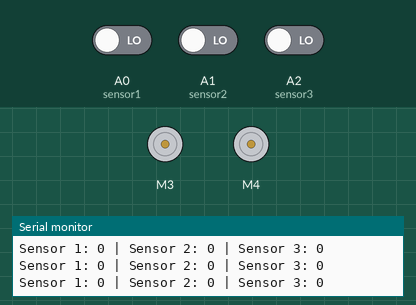
Simulated run of this sketch. Board: Arduino Uno, built with avr-gcc and run on an emulated ATmega328P. Shown: 2 × DC motor (green arrow = forward, orange = backward, longer = faster), the last lines printed to the serial monitor. The test bench sets the inputs (shaded band); at power-on: A0 (sensor1) LOW, A1 (sensor2) LOW, A2 (sensor3) LOW.

Above: at 1.2 s.
1.3 s: A0 (sensor1) driven HIGH and A1 (sensor2) driven HIGH
At 2.5 s:
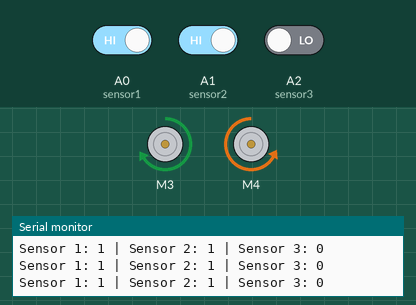
3.5 s: A0 (sensor1) driven LOW
At 4.5 s:
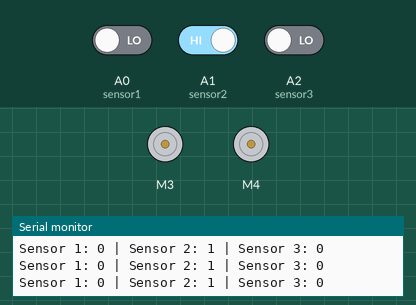
6.5 s: A2 (sensor3) driven HIGH
At 8.2 s:
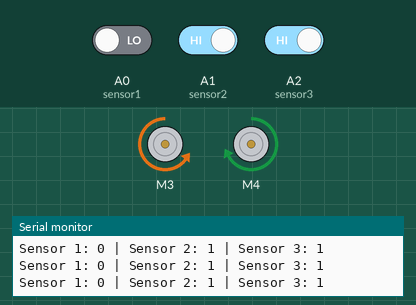
9.5 s: A2 (sensor3) driven LOW
At 10.8 s:
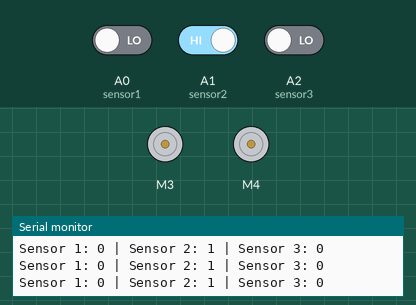
12.5 s: A0 (sensor1) driven HIGH and A1 (sensor2) driven LOW and A2 (sensor3) driven HIGH
At 13.7 s:
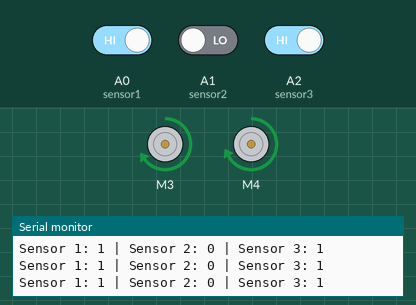
Timing chart, 0 to 58.2 s (numbered marks = the images above; inputs shaded):
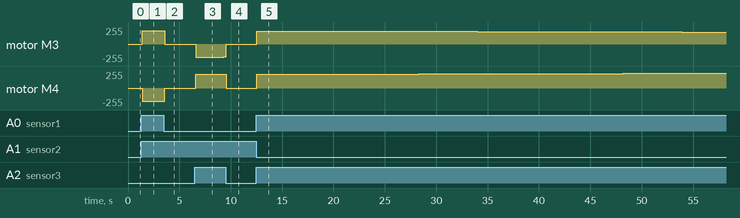

Measured:
- after the input at 1.3 s, motor M3: stopped → forward 199/255 after 0.08 s, → forward 198/255 0.68 s later; motor M4: stopped → backward 201/255 after 0.08 s, → backward 202/255 0.68 s later
- after the input at 3.5 s, motor M3: forward 198/255 → stopped after 0.06 s; motor M4: backward 202/255 → stopped after 0.06 s
- after the input at 6.5 s, motor M3: stopped → backward 196/255 after 0.08 s, → backward 195/255 0.60 s later, → backward 194/255 2.1 s later; motor M4: stopped → forward 204/255 after 0.08 s, → forward 205/255 0.60 s later, → forward 206/255 2.1 s later
- after the input at 9.5 s, motor M3: backward 194/255 → stopped after 0.07 s; motor M4: forward 206/255 → stopped after 0.07 s
- after the input at 12.5 s, motor M3: rises from stopped to forward 195/255 in 0.04 s, then falls to forward 179/255 in 44.1 s

The sketch:

Line_Follower_PID.ino
```cpp
#include <AFMotor.h>

#define sensor1 A0
#define sensor2 A1
#define sensor3 A2

AF_DCMotor motor3(3);
AF_DCMotor motor4(4);

// PID Constants
double Kp = 1.2;  // Proportional gain
double Ki = 0.005; // Integral gain
double Kd = 0.5;  // Derivative gain

int setpoint = 1; // Target position for PID
int previousError = 0;
int integral = 0;

void setup() {
  motor3.setSpeed(200);
  motor4.setSpeed(200);

  pinMode(sensor1, INPUT);
  pinMode(sensor2, INPUT);
  pinMode(sensor3, INPUT);

  Serial.begin(9600);
}

void loop() {
  int value1 = digitalRead(sensor1);
  int value2 = digitalRead(sensor2);
  int value3 = digitalRead(sensor3);

  Serial.print("Sensor 1: ");
  Serial.print(value1);
  Serial.print(" | Sensor 2: ");
  Serial.print(value2);
  Serial.print(" | Sensor 3: ");
  Serial.println(value3);

  int error = calculateError(value1, value2, value3);
  int pidOutput = calculatePID(error);

  // Adjust motor speeds based on PID output
  int leftSpeed = 200 + pidOutput;
  int rightSpeed = 200 - pidOutput;

  // Ensure motor speeds are within limits
  leftSpeed = constrain(leftSpeed, 0, 255);
  rightSpeed = constrain(rightSpeed, 0, 255);

  // Apply motor control
  motor3.setSpeed(leftSpeed);
  motor4.setSpeed(rightSpeed);

  // Adjust motor directions based on sensor values
  if (value1 == HIGH && value2 == LOW && value3 == HIGH) {
    forward();
  } else if (value1 == HIGH && value2 == HIGH && value3 == LOW) {
    turnRight();
  } else if (value1 == LOW && value2 == HIGH && value3 == HIGH) {
    turnLeft();
  } else {
    stopMotors();
  }
}

void forward() {
  motor3.run(FORWARD);
  motor4.run(FORWARD);
}

void turnRight() {
  motor3.run(FORWARD);
  motor4.run(BACKWARD);
}

void turnLeft() {
  motor3.run(BACKWARD);
  motor4.run(FORWARD);
}

void stopMotors() {
  motor3.run(RELEASE);
  motor4.run(RELEASE);
}

int calculateError(int value1, int value2, int value3) {
  // Implement your own logic to calculate error based on sensor values
  // This is a simple example, and you may need to adjust it depending on your specific hardware setup and requirements.
  // The error can be calculated, for example, as the difference between the desired setpoint and the actual position.
  int error = setpoint - (value1 + 2 * value2 + 3 * value3);
  return error;
}

int calculatePID(int error) {
  // PID calculations
  int proportional = Kp * error;
  integral += error;
  int derivative = Kd * (error - previousError);
  previousError = error;

  // PID output
  int pidOutput = proportional + Ki * integral + derivative;

  return pidOutput;
}
```
